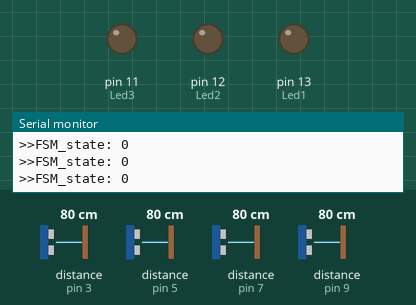
The sketch below on a simulated Arduino Uno, built with avr-gcc and run on an emulated ATmega328P. Shown: output pins drawn as LEDs (lit = HIGH), the last lines printed to the serial monitor. Wiring (inferred from the names in the program): 2 × ultrasonic range finder: trigger pin 4, echo pin 3 / trigger pin 10, echo pin 9. Dashed ring = blinking. The test bench sets the inputs (shaded band); at power-on: distance to the obstacle (sensors on pin 3, pin 5, pin 9, pin 7) 80 cm. The echo pulse lasts 58.3 µs per cm; pins used as bus, display or sensor lines are not drawn.

Above: at 1.2 s.
1.3 s: distance to the obstacle (sensor on pin 3) set to 2 cm
2.9 s: distance to the obstacle (sensor on pin 5) set to 7 cm
4.4 s: distance to the obstacle (sensor on pin 5) set to 4 cm
At 5.33 s:
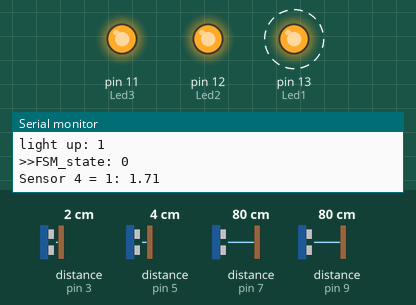
7.4 s: distance to the obstacle (sensor on pin 9) set to 7 cm
10.4 s: distance to the obstacle (sensor on pin 9) set to 4 cm
13.3 s: distance to the obstacle (sensor on pin 9) set to 9 cm
At 14.77 s:
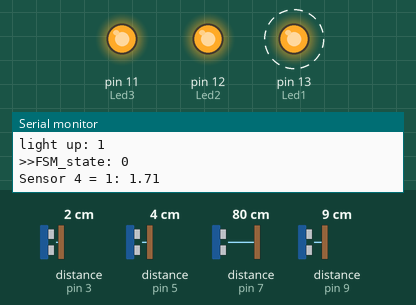
Timing chart, 0 to 17.3 s (numbered marks = the images above; inputs shaded):
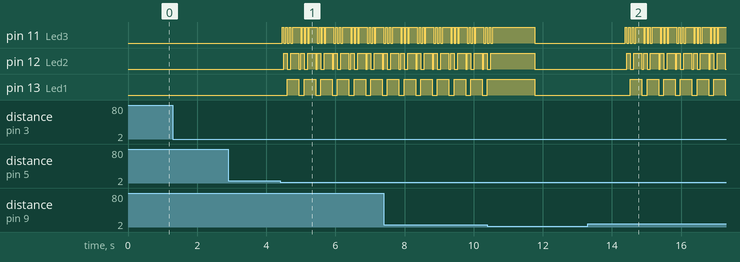

The sketch:

sketch_fade.ino
```cpp
#define echoPinA 9
#define trigPinA 10
#define echoPinB 7
#define trigPinB 8

#define echoPinC 5
#define trigPinC 6
#define echoPinD 3
#define trigPinD 4

int Led1 = 13;
int Led2 = 12;
int Led3 = 11;
//int Ledx = 2; // indicator of sensor detection

int sensor1 = 0;
int sensor2 = 0;
int sensor3 = 0;
int sensor4 = 0;

float wall_distance = 5.5;
float duration1, distance1, distance2, duration2;
float duration3, distance3, distance4, duration4;

volatile int FSM_state = 0;

unsigned long detect_timeout;
unsigned long timer1, timer1_diff;
unsigned long timer2, timer2_diff;

int walking = 0;

void setup()
{
  Serial.begin(9600);
  pinMode(trigPinA, OUTPUT);
  pinMode(echoPinA, INPUT);
  pinMode(trigPinB, OUTPUT);
  pinMode(echoPinB, INPUT);

  pinMode(trigPinC, OUTPUT);
  pinMode(echoPinC, INPUT);
  pinMode(trigPinD, OUTPUT);
  pinMode(echoPinD, INPUT);

  pinMode(Led1, OUTPUT);
  pinMode(Led2, OUTPUT);
  pinMode(Led3, OUTPUT);
//  pinMode(Ledx, OUTPUT);
}

float frontsensor(int trigPin, int echoPin)
{
  // Serial.println("Activate Sensor1 & Sensor4: ");
  float duration, distance;
  digitalWrite(trigPin, LOW);
  delayMicroseconds(2);
  digitalWrite(trigPin, HIGH);
  delayMicroseconds(10);
  digitalWrite(trigPin, LOW);

  duration = pulseIn(echoPin, HIGH); //tini=micros();
  distance = (duration / 2) * 0.0345;

  return distance;
}

float backsensor(int trigPin, int echoPin)
{
  // Serial.println("Activate Sensor2 & Sensor3: ");
  float duration, distance;
  delay(60);
  digitalWrite(trigPin, HIGH);
  delayMicroseconds(500);
  digitalWrite(trigPin, LOW);
  duration = pulseIn(echoPin, HIGH);
  distance = (duration / 2) * 0.0344;
  return distance;
}

void loop()
{
  Serial.print(">>FSM_state: ");
  Serial.println(FSM_state);

  distance4 = frontsensor(trigPinD, echoPinD);
  if (distance4 >= 1 && distance4 <= wall_distance)
  {
    //detect an object, activate sensor4
    sensor4 = 1;
    Serial.print("Sensor 4 = 1: ");
    Serial.println(distance4);
  }

  distance1 = frontsensor(trigPinA, echoPinA);
  if (distance1 >= 1 && distance1 <= wall_distance)
  {
    //detect an object, activate sensor1
    sensor1 = 1;
    Serial.print("Sensor 1 = 1: ");
    Serial.println(distance1);
  }

  if ((sensor1 + sensor4) >= 1)
  {
    FSM();
  }
}

void lightdown()
{

  if (walking >= 1)
  {
     int x;
     for(x=1; x<= 7; x++)
     {
       digitalWrite(Led3, x & 4 );   // sets the LED on
       digitalWrite(Led2, x & 2 );   // sets the LED on
       digitalWrite(Led1, x & 1);   // sets the LED on

       delay(50);
     }
  }
  else
  {
    Serial.println("light down -> off ");
    digitalWrite(Led3, LOW);
    digitalWrite(Led2, LOW);
    digitalWrite(Led1, LOW);
  }
}

void lightup()
{
  Serial.print("light up: ");
  Serial.println(walking);
  if (walking >= 1)
  {
  int x;
 for(x=1; x<= 7; x++)
 {
   digitalWrite(Led1, x & 4 );   // sets the LED on
   digitalWrite(Led2, x & 2 );   // sets the LED on
   digitalWrite(Led3, x & 1);   // sets the LED on

   delay(50);
 }
  }
  else
  {
    Serial.println("light up -> off ");
    digitalWrite(Led3, LOW);
    digitalWrite(Led2, LOW);
    digitalWrite(Led1, LOW);
  }
}

void FSM() //detect the state of the object
{
  int detect_timeout = 1000; //timeout 1s
  switch (FSM_state)
  {

  case 0:
    if (sensor1 == 1)
    {
      FSM_state = 1;
      break;
    }
    if (sensor4 == 1)
    {
      FSM_state = 2;
      break;
    }
    break;

  case 1:
    timer1 = millis(); // activate timer_r for sensor 2
    FSM_state = 3;
    break;

  case 2:
    timer2 = millis(); // activate timer_t for sensor 3
    FSM_state = 4;
    break;

  case 3:
    timer1_diff = millis() - timer1;

    // sensor2 activated within timer1

    if (timer1_diff < detect_timeout)
    {
      distance2 = backsensor(trigPinB, echoPinB);
      if (distance2 >= 1 && distance2 < wall_distance)
      {
        FSM_state = 7;
      }
    }
    else
    {
      FSM_state = 8;
    }
    break;

  case 4:
    // sensor 3 detect within timer2


    timer2_diff = millis() - timer2;

    if (timer2_diff < detect_timeout)
    {
      distance3 = backsensor(trigPinC, echoPinC);
      if (distance3 >= 1 && distance3 < wall_distance)
      {
        FSM_state = 5;
      }
    }
    else
    {
      FSM_state = 6;
    }

    break;

  case 5:
    Serial.println();
    Serial.print("-----------UP IN-------------- ");
    Serial.println();
    sensor1 = 0;
    sensor4 = 0;
    FSM_state = 0;
    walking = 1;
    lightup();
    break;

  case 6:
    Serial.println();
    Serial.print("-----------UP OUT -------------- ");
    Serial.println();

    sensor1 = 0;
    sensor4 = 0;
    FSM_state = 0;
    walking = 0;
    lightup();
    break;

  case 7:
    Serial.println();
    Serial.print("-----------IN-------------- ");
    Serial.println();
    sensor1 = 0;
    sensor4 = 0;
    FSM_state = 0;
    walking = 1;
    lightdown();
    break;

  case 8:
    Serial.println();
    Serial.print("-----------OUT -------------- ");
    Serial.println();

    sensor1 = 0;
    sensor4 = 0;
    FSM_state = 0;
    walking = 0;
    lightdown();
    break;
  }
}
```

Measured:
- the behaviour switches between 6 and 5 cm on distance to the obstacle (sensor on pin 5) (found by bisection; images 0 and 1)
- after the input at 4.4 s, pin 11 (Led3): LOW → HIGH after 0.06 s, then repeats every 0.48 s: 2 × (LOW 0.05 s, HIGH 0.05 s), LOW 0.05 s, HIGH 0.23 s; pin 12 (Led2): LOW → HIGH after 0.11 s, then repeats every 0.48 s: LOW 0.10 s, HIGH 0.23 s, LOW 0.05 s, HIGH 0.10 s; pin 13 (Led1): alternates HIGH for 0.33 s and LOW for 0.15 s, starting after 0.21 s
- after the input at 13.3 s, pin 11 (Led3): LOW → HIGH after 1.1 s, then repeats every 0.48 s: 2 × (LOW 0.05 s, HIGH 0.05 s), LOW 0.05 s, HIGH 0.23 s; pin 12 (Led2): LOW → HIGH after 1.1 s, then repeats every 0.48 s: LOW 0.10 s, HIGH 0.23 s, LOW 0.05 s, HIGH 0.10 s; pin 13 (Led1): alternates HIGH for 0.33 s and LOW for 0.15 s, starting after 1.2 s
